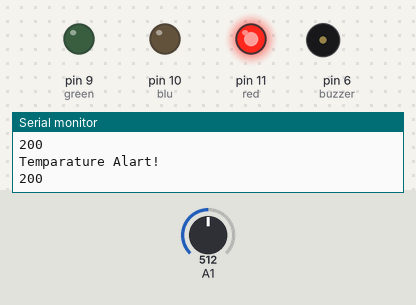
Bench run of a sketch on a simulated Arduino Uno, built with avr-gcc and run on an emulated ATmega328P. On the bench: output pins drawn as LEDs (lit = HIGH), buzzer (waves = sounding), the last lines printed to the serial monitor. Dashed ring = blinking. Inputs (shaded band) come from the test bench; at power-on: A1 = 512.

Above: at 1.2 s.
1.3 s: A1 set to 315
4.3 s: A1 set to 289
At 5.7 s:
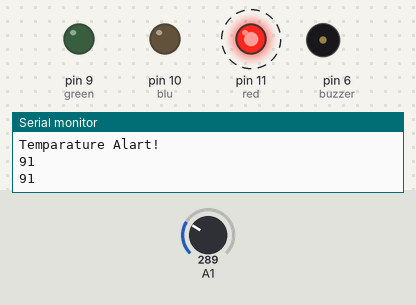
7.3 s: A1 set to 250
At 8.1 s:
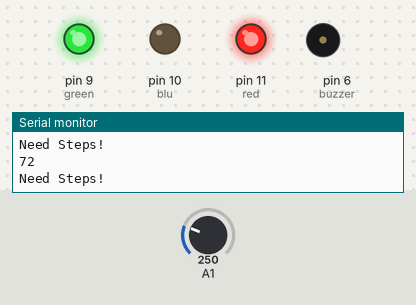
8.8 s: A1 set to 306
At 9.7 s:
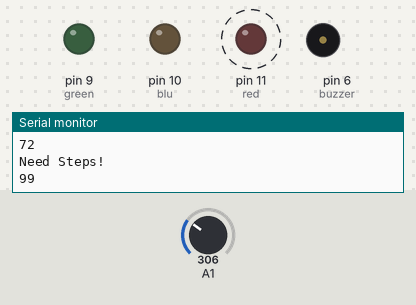
Timing chart, 0 to 12.8 s (numbered marks = the images above; inputs shaded):
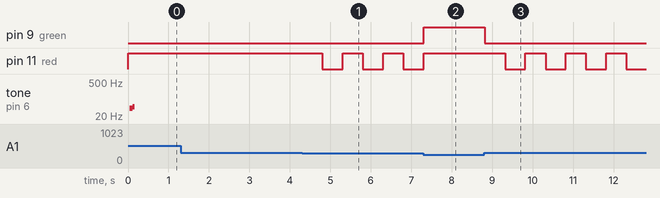

Measured:
- the behaviour switches between 307 and 306 on A1 (found by bisection; images 0 and 1)
- the behaviour switches between 266 and 265 on A1 (found by bisection; images 1 and 2)
- after the input at 4.3 s, pin 11 (red): alternates HIGH for 0.50 s and LOW for 0.50 s, starting after 0.51 s
- after the input at 7.3 s, pin 9 (green): LOW → HIGH at once; pin 11 (red): goes on until 7.3 s, then stays HIGH
- after the input at 8.8 s, pin 9 (green): HIGH → LOW at once; pin 11 (red): alternates HIGH for 0.50 s and LOW for 0.50 s, starting after 0.52 s

The sketch:

temp_sensor.ino
```cpp
// C++ code
//
int red = 11;
int blu = 10;
int green = 9;
int buzzer = 6;
void setup()
{
  Serial.begin(9600);
  pinMode(red, OUTPUT);
  pinMode(blu, OUTPUT);
  pinMode(green, OUTPUT);
  pinMode(buzzer, OUTPUT);
}

void loop()
{
  int temp = temparature();
  Serial.println(temp);

  if (temp <=-10 || temp>= 100) {
    digitalWrite(buzzer, HIGH);
    digitalWrite(red, HIGH);
    digitalWrite(blu, LOW);
    digitalWrite(green, LOW);
    Serial.println("Temparature Alart!");
  }
  if ((temp <=-2 && temp>=-9) || (temp>=80 && temp<=99) )
  {
    digitalWrite(buzzer, HIGH);
    digitalWrite(red, HIGH);
    digitalWrite(blu, LOW);
    digitalWrite(green, LOW);
    delay(500);
    digitalWrite(red, LOW);
    digitalWrite(blu, LOW);
    digitalWrite(green, LOW);
    digitalWrite(buzzer, LOW);
    delay(500);
  }
  if ((temp>= -1 && temp<=15) || (temp>=36 && temp<=79))
  {
    digitalWrite(red, HIGH);
    digitalWrite(green, HIGH);
    digitalWrite(blu, LOW);
    Serial.println("Need Steps!");
  }
  if (temp>=16 && temp<=35 )
  {
    digitalWrite(red, LOW);
    digitalWrite(green, HIGH);
    digitalWrite(blu, LOW);
    Serial.println("Temparature is good");
  }
  else
  {
    digitalWrite(buzzer, LOW);
  }

}

int temparature() {
  int sensor_read = analogRead(A1);
  int temp = map(sensor_read,20,358,-40,125);
  return temp;
}
```
